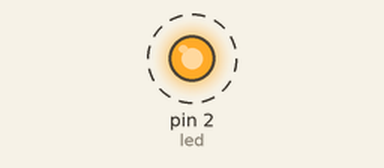
Bench run of a sketch on a simulated Arduino Uno, built with avr-gcc and run on an emulated ATmega328P. Parts: output pins drawn as LEDs (lit = HIGH). Dashed ring = blinking.

Above: at 0.5 s.
Timing chart, 0 to 4.6 s (numbered marks = the images above):
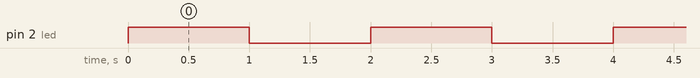

Measured:
- by itself, pin 2 (led): alternates HIGH for 1.0 s and LOW for 1.0 s

The sketch:

ledToggleRP.ino
```cpp
/*
  @author : deepakky2810

  For the following code to work you should connect the led on digital pin 2 of arduino uno, which maps to the PD2 pin of ATmega328P,
  which is controlled by PORT D of the MCU.
*/
#include<avr/io.h>

void setup()
{
  DDRD |= (1 << DDD2);
  PORTD &= ~(1 << PORTD2);
}

void loop()
{
  PORTD |= (1<< PORTD2);  //Turn the led on
  delay(1000);
  PORTD &= ~(1 << PORTD2);  //Turn the led off
  delay(1000);
}
```
